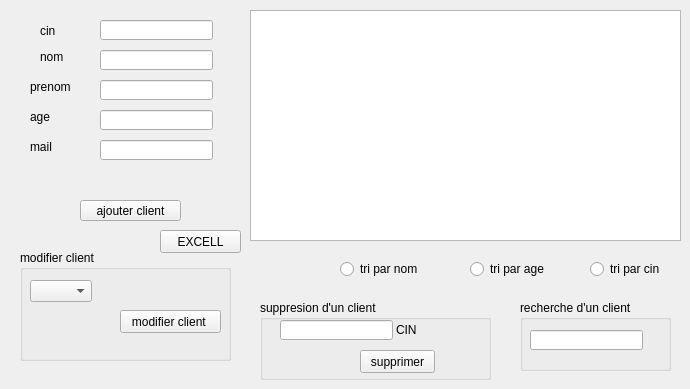
     <widget class="QWidget" name="tab_3">
      <attribute name="title">
       <string>gestion client</string>
      </attribute>
      <widget class="QLabel" name="label_11">
       <property name="geometry">
        <rect>
         <x>20</x>
         <y>30</y>
         <width>47</width>
         <height>14</height>
        </rect>
       </property>
       <property name="text">
        <string/>
       </property>
      </widget>
      <widget class="QLabel" name="label_12">
       <property name="geometry">
        <rect>
         <x>40</x>
         <y>20</y>
         <width>51</width>
         <height>21</height>
        </rect>
       </property>
       <property name="text">
        <string>cin</string>
       </property>
      </widget>
      <widget class="QLineEdit" name="le_cin_2">
       <property name="geometry">
        <rect>
         <x>100</x>
         <y>20</y>
         <width>113</width>
         <height>20</height>
        </rect>
       </property>
      </widget>
      <widget class="QLabel" name="label_13">
       <property name="geometry">
        <rect>
         <x>40</x>
         <y>50</y>
         <width>47</width>
         <height>14</height>
        </rect>
       </property>
       <property name="text">
        <string>nom</string>
       </property>
      </widget>
      <widget class="QLineEdit" name="le_nom_2">
       <property name="geometry">
        <rect>
         <x>100</x>
         <y>50</y>
         <width>113</width>
         <height>20</height>
        </rect>
       </property>
      </widget>
      <widget class="QLabel" name="label_14">
       <property name="geometry">
        <rect>
         <x>30</x>
         <y>80</y>
         <width>47</width>
         <height>14</height>
        </rect>
       </property>
       <property name="text">
        <string>prenom</string>
       </property>
      </widget>
      <widget class="QLineEdit" name="le_prenom_2">
       <property name="geometry">
        <rect>
         <x>100</x>
         <y>80</y>
         <width>113</width>
         <height>20</height>
        </rect>
       </property>
      </widget>
      <widget class="QPushButton" name="pb_excel">
       <property name="geometry">
        <rect>
         <x>160</x>
         <y>230</y>
         <width>81</width>
         <height>23</height>
        </rect>
       </property>
       <property name="text">
        <string>EXCELL</string>
       </property>
      </widget>
      <widget class="QLineEdit" name="age_2">
       <property name="geometry">
        <rect>
         <x>100</x>
         <y>110</y>
         <width>113</width>
         <height>20</height>
        </rect>
       </property>
      </widget>
      <widget class="QLineEdit" name="mail_2">
       <property name="geometry">
        <rect>
         <x>100</x>
         <y>140</y>
         <width>113</width>
         <height>20</height>
        </rect>
       </property>
      </widget>
      <widget class="QLabel" name="label_15">
       <property name="geometry">
        <rect>
         <x>30</x>
         <y>110</y>
         <width>47</width>
         <height>14</height>
        </rect>
       </property>
       <property name="text">
        <string>age</string>
       </property>
      </widget>
      <widget class="QLabel" name="label_16">
       <property name="geometry">
        <rect>
         <x>30</x>
         <y>140</y>
         <width>47</width>
         <height>14</height>
        </rect>
       </property>
       <property name="text">
        <string>mail</string>
       </property>
      </widget>
      <widget class="QPushButton" name="pb_ajouter">
       <property name="geometry">
        <rect>
         <x>80</x>
         <y>200</y>
         <width>101</width>
         <height>21</height>
        </rect>
       </property>
       <property name="text">
        <string>ajouter client</string>
       </property>
      </widget>
      <widget class="QGroupBox" name="groupBox">
       <property name="geometry">
        <rect>
         <x>260</x>
         <y>300</y>
         <width>231</width>
         <height>80</height>
        </rect>
       </property>
       <property name="title">
        <string>suppresion d'un client</string>
       </property>
       <widget class="QLineEdit" name="le_CINsupp">
        <property name="geometry">
         <rect>
          <x>20</x>
          <y>20</y>
          <width>113</width>
          <height>20</height>
         </rect>
        </property>
       </widget>
       <widget class="QLabel" name="label_9">
        <property name="geometry">
         <rect>
          <x>136</x>
          <y>20</y>
          <width>91</width>
          <height>20</height>
         </rect>
        </property>
        <property name="text">
         <string>CIN</string>
        </property>
       </widget>
       <widget class="QPushButton" name="pb_supprimer">
        <property name="geometry">
         <rect>
          <x>100</x>
          <y>50</y>
          <width>75</width>
          <height>23</height>
         </rect>
        </property>
        <property name="text">
         <string>supprimer</string>
        </property>
       </widget>
      </widget>
      <widget class="QTableView" name="tab_client">
       <property name="geometry">
        <rect>
         <x>250</x>
         <y>10</y>
         <width>431</width>
         <height>231</height>
        </rect>
       </property>
      </widget>
      <widget class="QRadioButton" name="tri_age">
       <property name="geometry">
        <rect>
         <x>470</x>
         <y>260</y>
         <width>83</width>
         <height>18</height>
        </rect>
       </property>
       <property name="text">
        <string>tri par age</string>
       </property>
      </widget>
      <widget class="QRadioButton" name="tri_cin">
       <property name="geometry">
        <rect>
         <x>590</x>
         <y>260</y>
         <width>83</width>
         <height>18</height>
        </rect>
       </property>
       <property name="text">
        <string>tri par cin</string>
       </property>
      </widget>
      <widget class="QRadioButton" name="tri_nom">
       <property name="geometry">
        <rect>
         <x>340</x>
         <y>260</y>
         <width>83</width>
         <height>18</height>
        </rect>
       </property>
       <property name="text">
        <string>tri par nom</string>
       </property>
      </widget>
      <widget class="QGroupBox" name="groupBox_5">
       <property name="geometry">
        <rect>
         <x>520</x>
         <y>300</y>
         <width>151</width>
         <height>71</height>
        </rect>
       </property>
       <property name="title">
        <string>recherche d'un client</string>
       </property>
       <widget class="QLineEdit" name="cin_recherche_3">
        <property name="geometry">
         <rect>
          <x>10</x>
          <y>30</y>
          <width>113</width>
          <height>20</height>
         </rect>
        </property>
       </widget>
       <widget class="QLabel" name="label_21">
        <property name="geometry">
         <rect>
          <x>140</x>
          <y>30</y>
          <width>47</width>
          <height>21</height>
         </rect>
        </property>
        <property name="text">
         <string/>
        </property>
       </widget>
      </widget>
      <widget class="QGroupBox" name="groupBox_3">
       <property name="geometry">
        <rect>
         <x>20</x>
         <y>250</y>
         <width>211</width>
         <height>111</height>
        </rect>
       </property>
       <property name="title">
        <string>modifier client</string>
       </property>
       <widget class="QPushButton" name="pb_modifier">
        <property name="geometry">
         <rect>
          <x>100</x>
          <y>60</y>
          <width>101</width>
          <height>23</height>
         </rect>
        </property>
        <property name="text">
         <string>modifier client </string>
        </property>
       </widget>
       <widget class="QComboBox" name="combo_box">
        <property name="geometry">
         <rect>
          <x>10</x>
          <y>30</y>
          <width>62</width>
          <height>22</height>
         </rect>
        </property>
       </widget>
      </widget>
     </widget>
